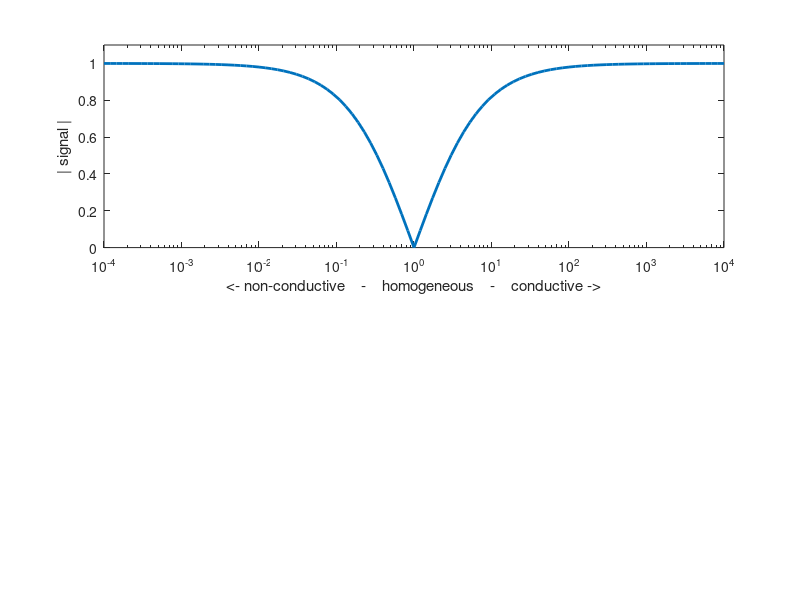

The MATLAB script that drew this image:
subplot(211)
ds = logspace(-4,4,101);
s = (1-ds)./(1+ds);
semilogx(ds, abs(s),'LineWidth',2);
ylabel('| signal |')
ylim([0,1.1]);
xlabel('<- non-conductive    -    homogeneous    -    conductive ->')
print -dpdf two_d_circ_sens.pdf
